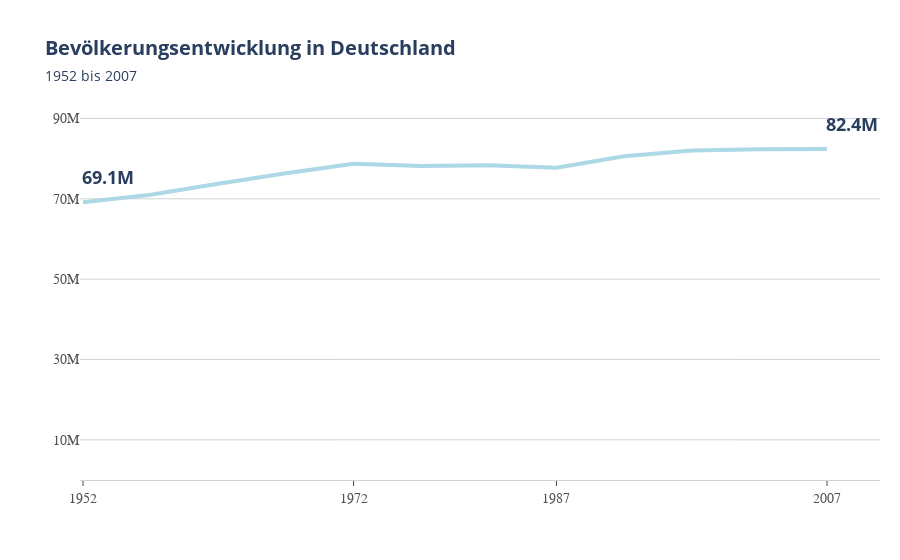

This figure's notebook cell:
### Code cell
'''Example of a line chart using the Presets below'''

'''FUNCTION TO DISPLAY TITLE WITH SUBTITLE'''
def format_title(title, subtitle=None, subtitle_font_size=14):
    title = f'<b>{title}</b>'
    if not subtitle:
        return title
    subtitle = f'<span style="font-size: {subtitle_font_size}px;">{subtitle}</span>'
    return f'{title}<br>{subtitle}'

'''Function to format number to human format'''
def number_to_human_format(num):
    num = float('{:.3g}'.format(num))
    magnitude = 0
    while abs(num) >= 1000:
        magnitude += 1
        num /= 1000.0
    return '{}{}'.format('{:f}'.format(num).rstrip('0').rstrip('.'), ['', 'K', 'M', 'B', 'T'][magnitude])

annotations = []

fig = go.Figure()

fig.add_trace(go.Scatter(x=df['year'], y=df['pop'], mode='lines',
    line=dict(width=4, color="lightblue")
))


fig.update_layout(
    xaxis=dict(
        showline=True, linecolor='lightgrey',
        showgrid=False,
        showticklabels=True,
        ticks='outside',
        tickfont=dict(
            family='Arial',
            size=14,
            color='rgb(82, 82, 82)',
        ),
    ),
    autosize=False,
    margin=dict(
        autoexpand=False,

        r=20,
        t=110,
    ),
    showlegend=False,
    plot_bgcolor='white'
)
'''SET START TICK AND STEP SIZE'''
fig.update_layout(
    yaxis = dict(
        tick0=10000000,
        dtick = 20000000,
    )
)

fig.update_yaxes(showgrid=True, gridwidth=1, gridcolor='lightgrey',
                 tickfont=dict(
                family='Arial',
                size=14,
                color='rgb(82, 82, 82)',
                ),)


fig.update_layout(
    title=format_title("Bevölkerungsentwicklung in Deutschland", "1952 bis 2007"),
    title_font_size=20
)

#set y axis to zero
fig.update_yaxes(rangemode="tozero")

fig.update_layout(
    xaxis = dict(
        tickmode = 'array',
        tickvals = [1952, 1972,1987, 2007],
    )
)

fig.add_annotation(
        x=1952,
        y=df[df['year']==1952]['pop'].values[0],
        showarrow=False,
        yshift=25,
        xshift=25,
        text=f"<b>{number_to_human_format(df[df['year']==1952]['pop'].values[0])}</b>",
        font=dict(
            size=18,
            ),
        )

fig.add_annotation(
        x=2007,
        y=df[df['year']==2007]['pop'].values[0],
        showarrow=False,
        yshift=25,
        xshift=25,
        text=f"<b>{number_to_human_format(df[df['year']==2007]['pop'].values[0])}</b>",
        font=dict(
            size=18,
            )
        )



fig.show()

### Figure 1 — Plotly figure (JSON) as saved in the notebook; plotly's stock layout.template omitted (floating-point values rounded to 4 significant figures)
{"data": [{"line": {"color": "lightblue", "width": 4}, "mode": "lines", "type": "scatter", "x": [1952, 1957, 1962, 1967, 1972, 1977, 1982, 1987, 1992, 1997, 2002, 2007], "y": [69145952, 71019069, 73739117, 76368453, 78717088, 78160773, 78335266, 77718298, 80597764, 82011073, 82350671, 82400996]}], "layout": {"annotations": [{"font": {"size": 18}, "showarrow": false, "text": "<b>69.1M</b>", "x": 1952, "xshift": 25, "y": 69145952, "yshift": 25}, {"font": {"size": 18}, "showarrow": false, "text": "<b>82.4M</b>", "x": 2007, "xshift": 25, "y": 82400996, "yshift": 25}], "autosize": false, "margin": {"autoexpand": false, "r": 20, "t": 110}, "plot_bgcolor": "white", "showlegend": false, "title": {"font": {"size": 20}, "text": "<b>Bevölkerungsentwicklung in Deutschland</b><br><span style=\"font-size: 14px;\">1952 bis 2007</span>"}, "xaxis": {"linecolor": "lightgrey", "showgrid": false, "showline": true, "showticklabels": true, "tickfont": {"color": "rgb(82, 82, 82)", "family": "Arial", "size": 14}, "tickmode": "array", "ticks": "outside", "tickvals": [1952, 1972, 1987, 2007]}, "yaxis": {"dtick": 20000000, "gridcolor": "lightgrey", "gridwidth": 1, "rangemode": "tozero", "showgrid": true, "tick0": 10000000, "tickfont": {"color": "rgb(82, 82, 82)", "family": "Arial", "size": 14}}}}
